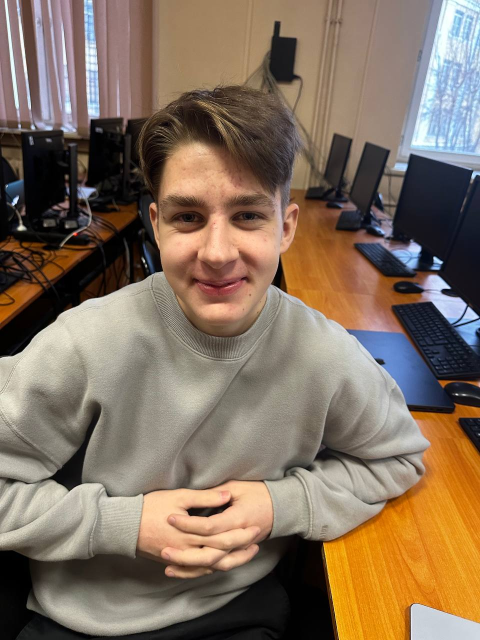
#> input picture HW/image/image1.png, 960 x 1280 px (shown at 1/2 size); its folder holds only this picture in this run
$ python Face_detect.py
#> lines starting #> are read from the running program, lines starting #| are printed output that depends on the picture; after the words box and inside, x2 and y2 are one past the last pixel; in counts of white or black regions, pixels touching at a corner belong together
#> the answer given: image/image1.png
import cv2

face_cascade = cv2.CascadeClassifier(cv2.data.haarcascades + 'haarcascade_frontalface_default.xml')

roi_start = None
roi_end = None
cropping = False


def mouse_crop(event, x, y, flags, param):
    global roi_start, roi_end, cropping

    if event == cv2.EVENT_LBUTTONDOWN:
        roi_start = (x, y)
        cropping = True

    elif event == cv2.EVENT_LBUTTONUP:
        roi_end = (x, y)
        cropping = False
        cv2.rectangle(param, roi_start, roi_end, (0, 255, 0), 2)
        cv2.imshow("Image", param)


def detect_faces(image):
    gray_image = cv2.cvtColor(image, cv2.COLOR_BGR2GRAY)
    faces = face_cascade.detectMultiScale(gray_image, scaleFactor=1.1, minNeighbors=5, minSize=(30, 30))
    return faces

def pixelate_region(image, x1, y1, x2, y2, pixel_size=10):
    if x1 < 0 or y1 < 0 or x2 > image.shape[1] or y2 > image.shape[0] or x1 >= x2 or y1 >= y2:
        print("Некорректная область для пикселизации.")
        return image

    roi = image[y1:y2, x1:x2]
    if roi.size == 0:
        print("Выбранная область пустая. Пропускаем пикселизацию.")
        return image

    roi = cv2.resize(roi, (pixel_size, pixel_size), interpolation=cv2.INTER_LINEAR)
    roi = cv2.resize(roi, (x2 - x1, y2 - y1), interpolation=cv2.INTER_NEAREST)
    image[y1:y2, x1:x2] = roi
    return image

def detect_and_process_faces(image_path):
#> called with image_path = 'image/image1.png'
    global roi_start, roi_end

    image = cv2.imread(image_path)
#> image is the input picture: shape (1280, 960, 3); mean B, G, R 94.3, 111.7, 130.5
    if image is None:
        print("Не удалось загрузить изображение. Проверьте путь к файлу.")
        return

    original_image = image.copy()
    faces = detect_faces(image)
#> in detect_faces, `gray_image = cv2.cvtColor(image, cv2.COLOR_BGR2GRAY)`:
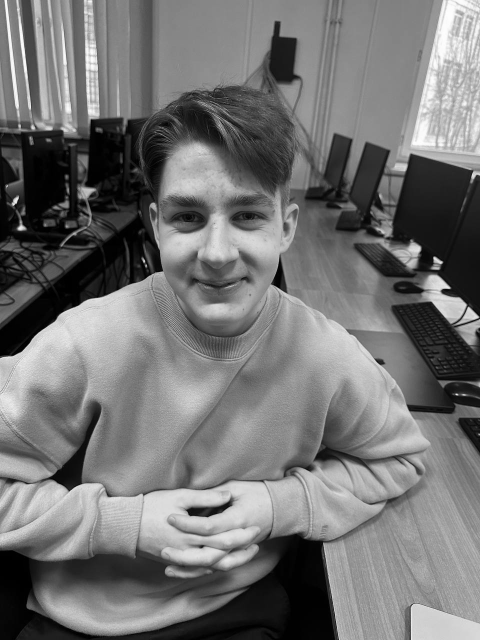
#> gray_image: shape (1280, 960) (shown at 1/2 size); min 0, max 255, mean 115.3
#> in detect_faces, `faces = face_cascade.detectMultiScale(gray_image, scaleFactor=1.1, min..`: faces = [[755, 327, 64, 64], [250, 287, 372, 372]]
#> faces = [[755, 327, 64, 64], [250, 287, 372, 372]]

    for (x, y, w, h) in faces:
        cv2.rectangle(image, (x, y), (x + w, y + h), (255, 0, 0), 2)
#> this loop made 2 passes
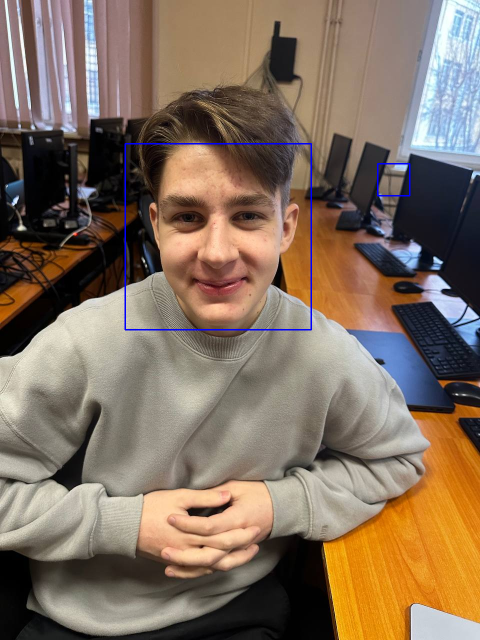
#> image: shape (1280, 960, 3) (shown at 1/2 size); 0.43% of pixels changed, all inside (x1, y1, x2, y2) = (249, 286, 821, 661)

    cv2.imshow("Image", image)
    cv2.setMouseCallback("Image", mouse_crop, image)
    cv2.waitKey(0)
    cv2.destroyWindow("Image")

    if roi_start and roi_end:
        x1, y1 = roi_start
        x2, y2 = roi_end
        x1, y1, x2, y2 = min(x1, x2), min(y1, y2), max(x1, x2), max(y1, y2)

        pixelated_image = pixelate_region(original_image, x1, y1, x2, y2)
        cv2.imshow("Processed Image", pixelated_image)
        cv2.waitKey(0)
        cv2.destroyWindow("Processed Image")

        save_choice = input("Сохранить изменения в старый файл? (y/n): ")
        if save_choice.lower() == 'y':
            try:
              cv2.imwrite(image_path, pixelated_image)
              print("Изображение сохранено.")
            except Exception as e:
              print(f"Ошибка сохранения изображения: {e}")


if __name__ == "__main__":
    image_path = input("Введите путь к изображению: ")
    detect_and_process_faces(image_path)

$ run again, on HW/image/image2.png
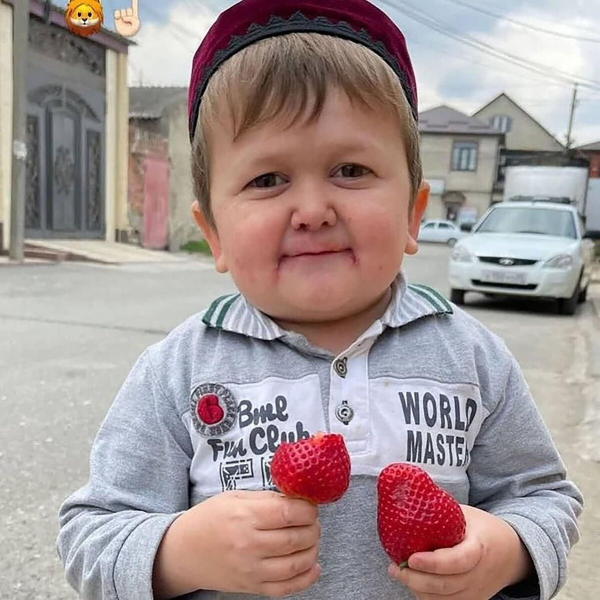
#> input picture HW/image/image2.png, 1200 x 1200 px (shown at 1/2 size)
#> in detect_and_process_faces, image is the input picture: shape (1200, 1200, 3); mean B, G, R 148.8, 149.3, 163.6
#> in detect_faces, `gray_image = cv2.cvtColor(image, cv2.COLOR_BGR2GRAY)`:
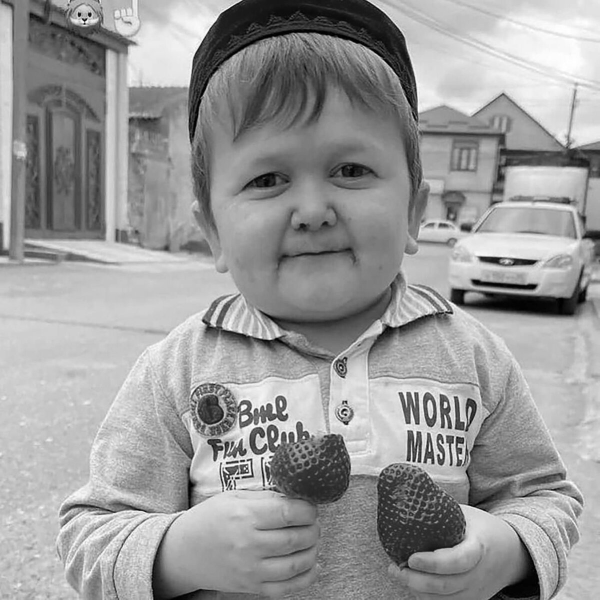
#> gray_image: shape (1200, 1200) (shown at 1/2 size); min 0, max 255, mean 153.5
#> in detect_faces, `faces = face_cascade.detectMultiScale(gray_image, scaleFactor=1.1, min..`: faces = [[409, 190, 433, 433]]
#> the loop in detect_and_process_faces, `for (x, y, w, h) in faces:` made 1 pass
#> after the loop in detect_and_process_faces, `for (x, y, w, h) in faces:`:
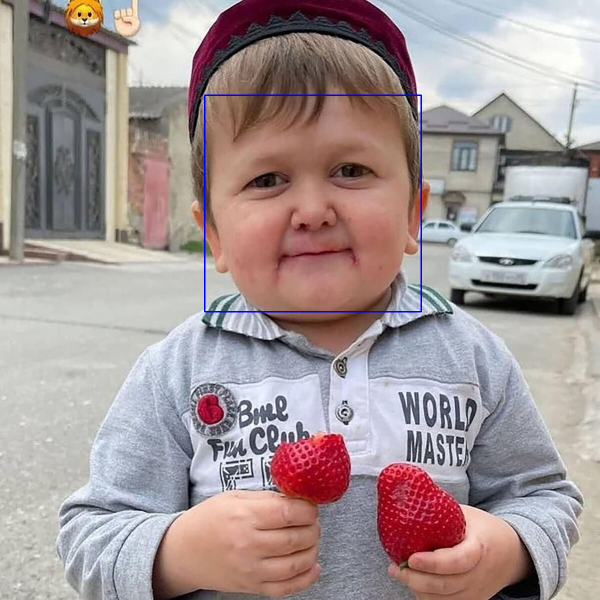
#> image: shape (1200, 1200, 3) (shown at 1/2 size); 0.36% of pixels changed, all inside (x1, y1, x2, y2) = (408, 189, 844, 625)

$ run again, on HW/image/image3.png
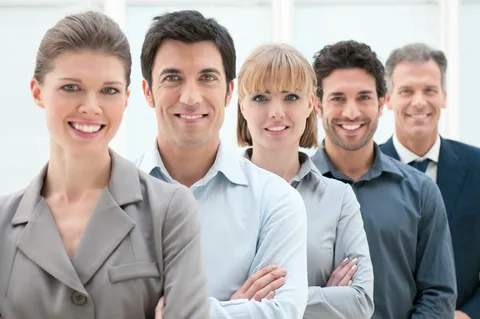
#> input picture HW/image/image3.png, 480 x 319 px
#> in detect_and_process_faces, image is the input picture: shape (319, 480, 3); mean B, G, R 165.5, 167.7, 174.1
#> in detect_faces, `gray_image = cv2.cvtColor(image, cv2.COLOR_BGR2GRAY)`:
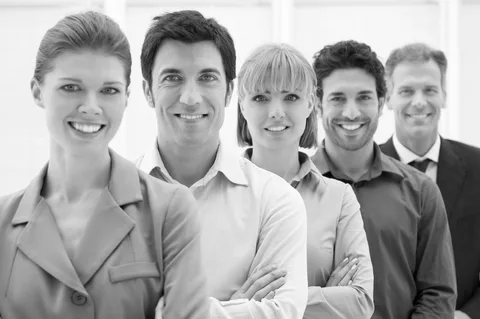
#> gray_image: shape (319, 480); min 0, max 255, mean 169.4
#> in detect_faces, `faces = face_cascade.detectMultiScale(gray_image, scaleFactor=1.1, min..`: faces = [[384, 65, 67, 67], [312, 68, 78, 78], [38, 51, 101, 101], [233, 65, 86, 86], [139, 39, 102, 102]]
#> the loop in detect_and_process_faces, `for (x, y, w, h) in faces:` made 5 passes
#> after the loop in detect_and_process_faces, `for (x, y, w, h) in faces:`:
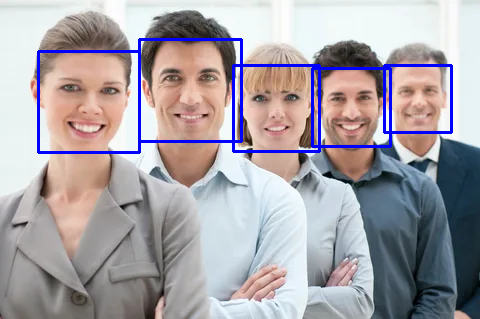
#> image: shape (319, 480, 3); 3.17% of pixels changed, all inside (x1, y1, x2, y2) = (37, 38, 453, 154)
